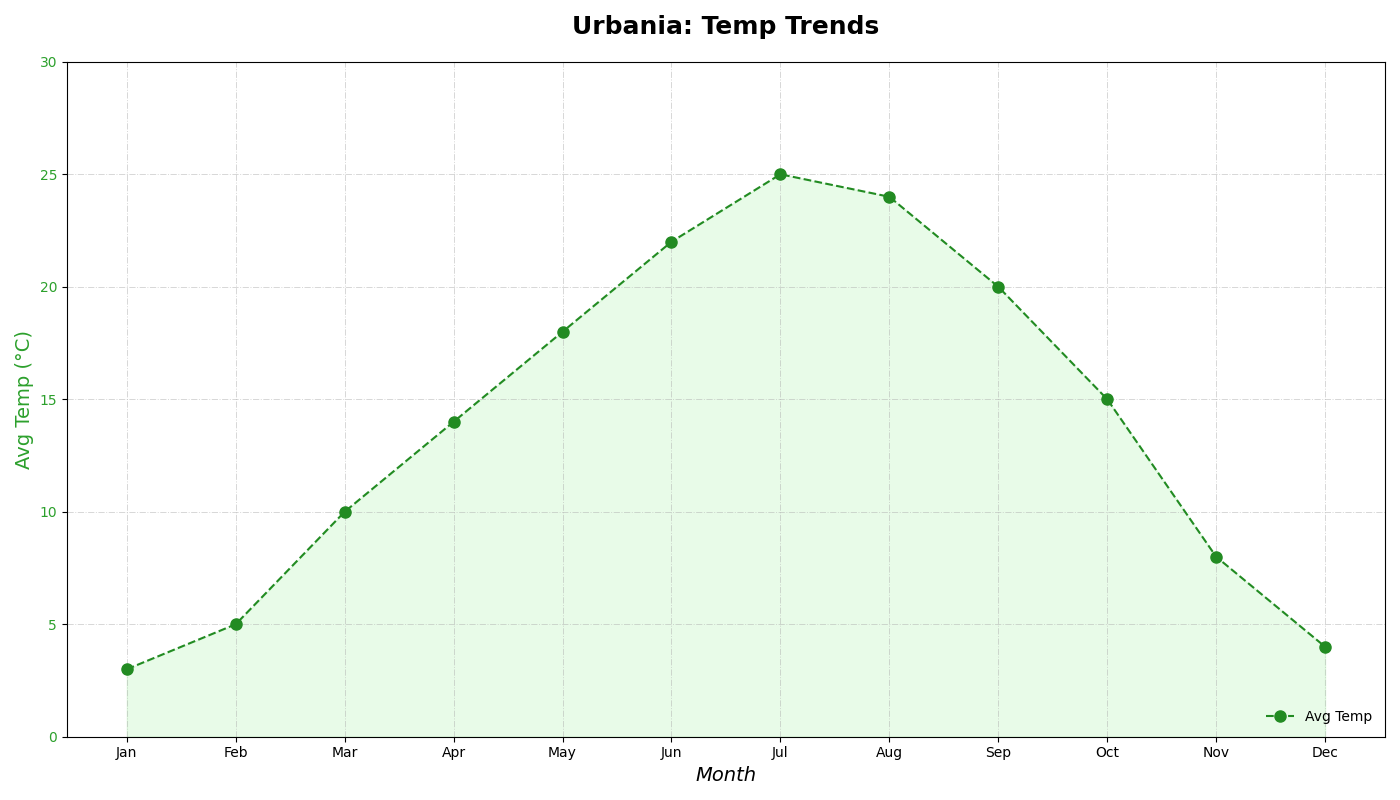

Here is the Python script that generated this plot:
import matplotlib.pyplot as plt
import numpy as np

months = np.array(['Jan', 'Feb', 'Mar', 'Apr', 'May', 'Jun', 'Jul', 'Aug', 'Sep', 'Oct', 'Nov', 'Dec'])
avg_temp = np.array([3, 5, 10, 14, 18, 22, 25, 24, 20, 15, 8, 4])

fig, ax1 = plt.subplots(figsize=(14, 8))

ax1.set_title("Urbania: Temp Trends", fontsize=18, fontweight='bold', pad=20)
ax1.set_xlabel("Month", fontsize=14, fontstyle='italic')
ax1.set_ylabel("Avg Temp (°C)", fontsize=14, color='tab:green')
ax1.plot(months, avg_temp, color='forestgreen', label='Avg Temp', linestyle='--', marker='o', markersize=8)
ax1.fill_between(months, avg_temp, color='lightgreen', alpha=0.2)
ax1.tick_params(axis='y', labelcolor='tab:green')
ax1.set_ylim(0, 30)

ax1.legend(loc='lower right', fontsize=10, frameon=False)
ax1.grid(True, linestyle='-.', linewidth=0.7, alpha=0.5)

plt.tight_layout()
plt.show()
